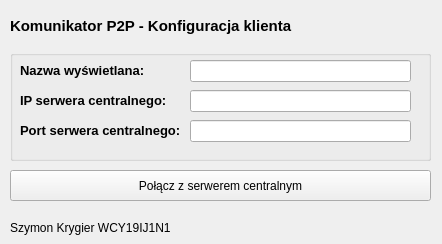
<?xml version="1.0" encoding="UTF-8"?>
<ui version="4.0">
 <class>form_client_config</class>
 <widget class="QWidget" name="form_client_config">
  <property name="geometry">
   <rect>
    <x>0</x>
    <y>0</y>
    <width>442</width>
    <height>244</height>
   </rect>
  </property>
  <property name="windowTitle">
   <string>Komunikator P2P - Konfiguracja klienta</string>
  </property>
  <widget class="QLabel" name="lbl_app_title">
   <property name="geometry">
    <rect>
     <x>10</x>
     <y>10</y>
     <width>291</width>
     <height>31</height>
    </rect>
   </property>
   <property name="font">
    <font>
     <pointsize>11</pointsize>
     <bold>true</bold>
    </font>
   </property>
   <property name="text">
    <string>Komunikator P2P - Konfiguracja klienta</string>
   </property>
  </widget>
  <widget class="QGroupBox" name="gb_client_config">
   <property name="geometry">
    <rect>
     <x>10</x>
     <y>50</y>
     <width>421</width>
     <height>111</height>
    </rect>
   </property>
   <property name="title">
    <string/>
   </property>
   <widget class="QLineEdit" name="tb_nick">
    <property name="geometry">
     <rect>
      <x>180</x>
      <y>10</y>
      <width>221</width>
      <height>22</height>
     </rect>
    </property>
   </widget>
   <widget class="QLabel" name="lbl_nickname">
    <property name="geometry">
     <rect>
      <x>10</x>
      <y>10</y>
      <width>131</width>
      <height>21</height>
     </rect>
    </property>
    <property name="font">
     <font>
      <pointsize>10</pointsize>
      <bold>true</bold>
     </font>
    </property>
    <property name="text">
     <string>Nazwa wyświetlana:</string>
    </property>
   </widget>
   <widget class="QLabel" name="lbl_server_ip">
    <property name="geometry">
     <rect>
      <x>10</x>
      <y>40</y>
      <width>151</width>
      <height>21</height>
     </rect>
    </property>
    <property name="font">
     <font>
      <pointsize>10</pointsize>
      <bold>true</bold>
     </font>
    </property>
    <property name="text">
     <string>IP serwera centralnego:</string>
    </property>
   </widget>
   <widget class="QLineEdit" name="tb_server_ip">
    <property name="geometry">
     <rect>
      <x>180</x>
      <y>40</y>
      <width>221</width>
      <height>22</height>
     </rect>
    </property>
   </widget>
   <widget class="QLabel" name="lbl_server_port">
    <property name="geometry">
     <rect>
      <x>10</x>
      <y>70</y>
      <width>161</width>
      <height>21</height>
     </rect>
    </property>
    <property name="font">
     <font>
      <pointsize>10</pointsize>
      <bold>true</bold>
     </font>
    </property>
    <property name="text">
     <string>Port serwera centralnego:</string>
    </property>
   </widget>
   <widget class="QLineEdit" name="tb_server_port">
    <property name="geometry">
     <rect>
      <x>180</x>
      <y>70</y>
      <width>221</width>
      <height>22</height>
     </rect>
    </property>
   </widget>
  </widget>
  <widget class="QPushButton" name="btn_connect">
   <property name="geometry">
    <rect>
     <x>10</x>
     <y>170</y>
     <width>421</width>
     <height>31</height>
    </rect>
   </property>
   <property name="text">
    <string>Połącz z serwerem centralnym</string>
   </property>
  </widget>
  <widget class="QLabel" name="lbl_autor">
   <property name="geometry">
    <rect>
     <x>10</x>
     <y>220</y>
     <width>161</width>
     <height>16</height>
    </rect>
   </property>
   <property name="text">
    <string>Szymon Krygier WCY19IJ1N1</string>
   </property>
  </widget>
 </widget>
 <resources/>
 <connections/>
</ui>
